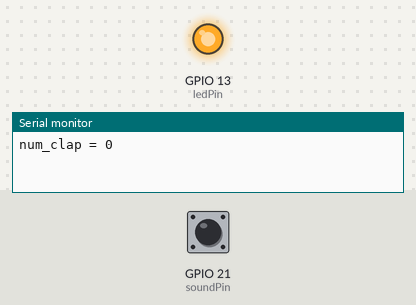
A sketch run on a simulated ESP32. On the bench: output pins drawn as LEDs (lit = HIGH), the last lines printed to the serial monitor. Dashed ring = blinking. The inputs (shaded band) are chosen by the test bench; at power-on: GPIO 21 (soundPin) LOW.

Above: at 1.2 s.
1.3 s: GPIO 21 (soundPin) pulsed HIGH 5 times (0.12 s each, 0.3 s apart)
At 1.87 s:
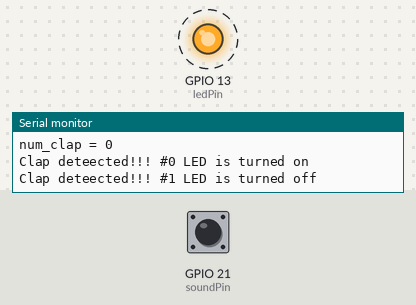
At 3.6 s:
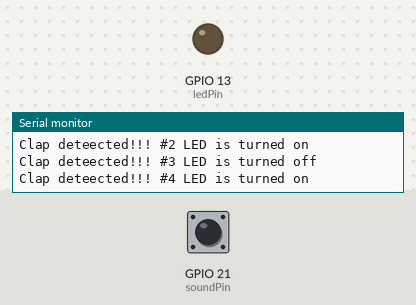
Timing chart, 0 to 5.1 s (numbered marks = the images above; inputs shaded):
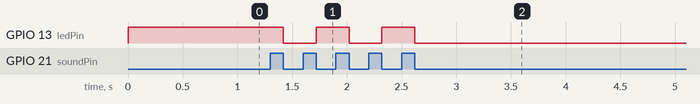

The sketch:

Checkpoint01.ino
```cpp
int soundPin = 21; //ต่อกับ GPIO21 (หรือขา SDA)
int ledPin = 13; //แสดงผลบน LED0 บนบอร์ด ESP32 Starter Kit
unsigned long previous_time=0;
bool check_clap()
{
 static unsigned long current_time;
 char sw;
 sw = digitalRead(soundPin);
 if (sw)
 {
 return false;
 }
 else
 {
 current_time = millis();
 if ((current_time-previous_time)>25)
 {
 previous_time = millis();
 return true;
 }
 else
 {
 previous_time = millis();
 return false;
 }
 }
}
int val;
int state;
int num_clap;
void setup()
{
 pinMode(ledPin, OUTPUT);
 pinMode(soundPin, INPUT);
 Serial.begin (9600);
 state =0;
 num_clap = 0;
 Serial.println("num_clap = 0");
}

void loop()
{
 val = check_clap();
 if (val==true)
 {
 Serial.print("Clap deteected!!! #");
 Serial.print(num_clap);
 num_clap++;
 if (state ==1)
 {
 state =0;
 Serial.println(" LED is turned off");
 }
 else
 {
 state =1;
 Serial.println(" LED is turned on");
 }
 }
 if (state ==1)
 digitalWrite(ledPin, LOW); //turn LED1 on
 else
 digitalWrite(ledPin, HIGH); //turn LED1 off
}
```

Measured:
- after the input at 1.3 s, GPIO 13 (ledPin): alternates HIGH for 0.30 s and LOW for 0.30 s, 5 changes in all, then stays LOW, starting after 0.12 s
